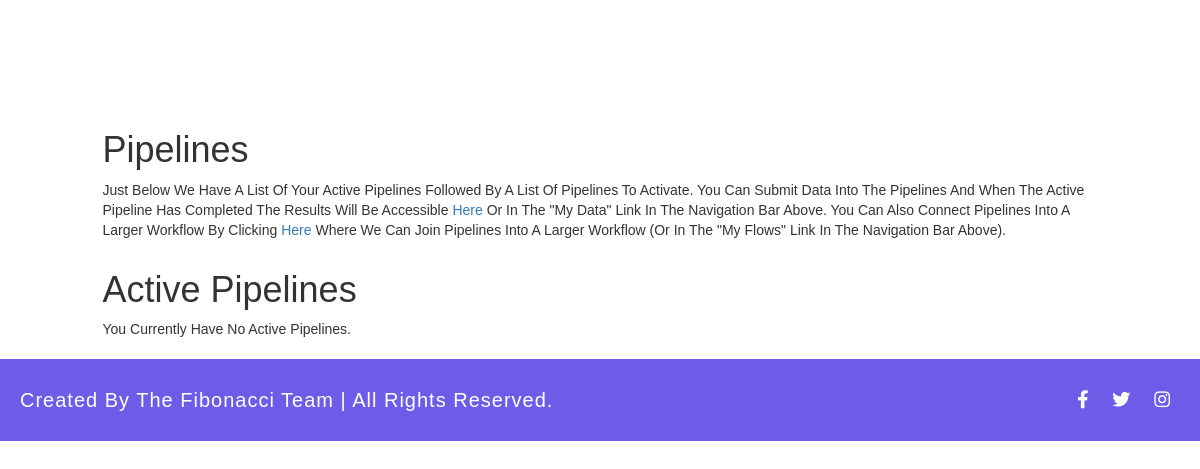
The app's page /pipelines/, older data.
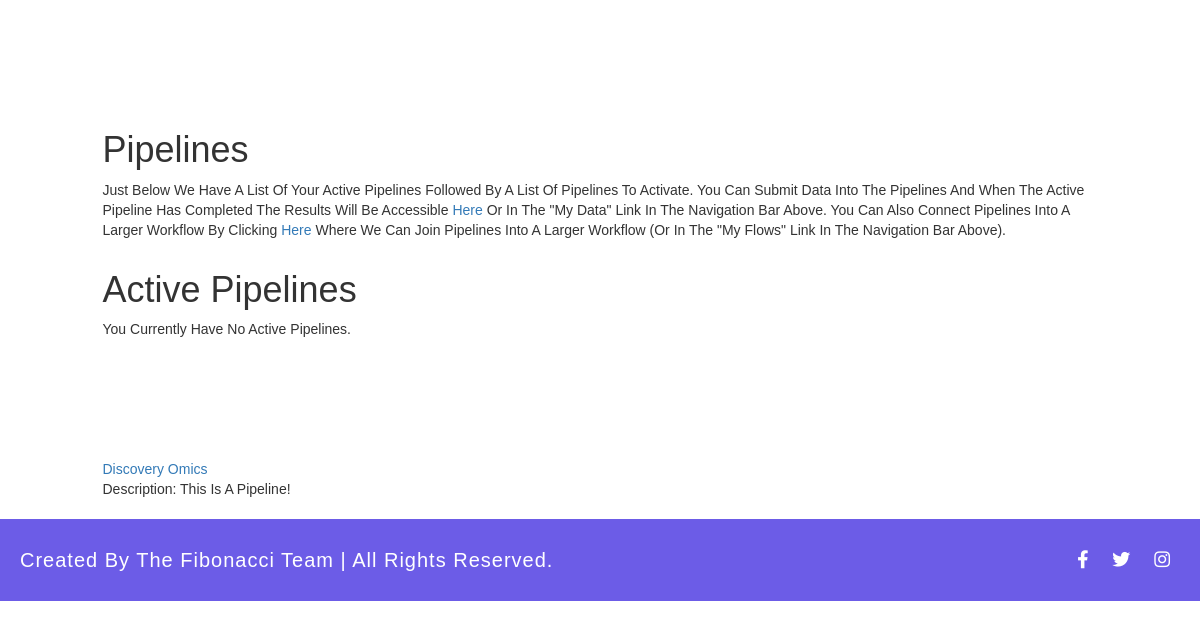
The same page, newer data.
### pipelines/models.py (models this page shows)
class Pipeline(models.Model):
	title = models.CharField(max_length=20)
	inputs = models.CharField(default="", max_length=150)
	outputs = models.CharField(default="", max_length=150)
	algorithms = models.CharField(default="", max_length=200)

### pipelines/views.py (the view)
# urls.py: path('', pipeline_list_view, name='pipeline_list_view'),
def pipeline_list_view(request):
    queryset = Pipeline.objects.all() # List of pipelines
    context = {
        "object_list": queryset
    }
    return render(request, "pipelines/pipeline_list.html", context)

### pipelines/templates/pipelines/pipeline_list.html
{% extends 'base.html' %}
{% block content %}
<section id="pipelines" class="pipelines">
<div class="row pipeline-header">
    <div class="col-xl-1 col-lg-1 col-md-1 col-sm-1 col-xs-1"></div>
    <div class="col-xl-10 col-lg-10 col-md-10 col-sm-10 col-xs-10 pipeline-list">
    <h1>Pipelines</h1>
    <p>Just below we have a list of your active pipelines followed by a list of pipelines to activate. You can submit data into the pipelines and when the active pipeline has completed the results will be accessible <a href="#">here</a> or in the "My Data" link in the navigation bar above. You can also connect pipelines into a larger workflow by clicking <a href="#">here</a> where we can join pipelines into a larger workflow (or in the "My Flows" link in the navigation bar above).</p>
    </div>
    <div class="col-xl-1 col-lg-1 col-md-1 col-sm-1 col-xs-1"></div>
</div>
<div class="row active-pipeline-collection">
    <div class="col-xl-1 col-lg-1 col-md-1 col-sm-1 col-xs-1"></div>
    <div class="col-xl-10 col-lg-10 col-md-10 col-sm-10 col-xs-10 pipeline-list">
    <h1>Active Pipelines</h1>
    <p>You currently have no active pipelines.</p>
    </div>
    <div class="col-xl-1 col-lg-1 col-md-1 col-sm-1 col-xs-1"></div>
</div>
<div class="pipeline-collection">
{% for pipeline in object_list %}
    {% if forloop.counter0|divisibleby:"2" %}
    <div class="row pipelines">
        <div class="col-xl-1 col-lg-1 col-md-1 col-sm-1 col-xs-1"></div>
    {% endif %}
    <div class="col-xl-4 col-lg-4 col-md-4 col-sm-4 col-xs-4 pipeline-container">
        <a href="{% url 'pipelines:pipeline_detail_view' pipeline.id %}">{{ pipeline.title }}</a>
        <p>Description: This is a pipeline!</p>
    </div>
    {% if forloop.counter|divisibleby:"2" %}
    <div class="col-xl-1 col-lg-1 col-md-1 col-sm-1 col-xs-1"></div>
    </div>
    {% else %}
    <div class="col-xl-2 col-lg-2 col-md-2 col-sm-2 col-xs-2"></div>
    {% endif %}
{% endfor %}
{% if not object_list|length|divisibleby:"2" %}
</div>
</div>
</section>
{% endif %}
{% endblock %}

### templates/base.html (shortened to what this page needs)
{% load static %}
<!doctype html>
<html lang="en">
  <head>
    <link rel="stylesheet" href="https://maxcdn.bootstrapcdn.com/bootstrap/3.4.1/css/bootstrap.min.css">
    <link rel="stylesheet" href="https://cdnjs.cloudflare.com/ajax/libs/font-awesome/5.15.1/css/all.min.css">
    <link rel="stylesheet" href="{% static 'css/styles.css' %}">
    <link href="https://unpkg.com/boxicons@2.0.9/css/boxicons.min.css" rel="stylesheet">
  </head>
  <body onresize="{% if 'pipelines' in request.path and 'execute' in request.path %}resize_graph(){% endif %}" onload="{% if 'pipelines' in request.path and 'execute' in request.path %}load_pipeline_tree(true){% endif %}">
    <header class="header">
        <a href="{% url 'home_page_view' %}" class="fibonacci">fibonacci</a>
        <nav class="navbar">
            <ul class="nav-items">
                {% if user.is_authenticated %}
                    <li><a href="{% url 'pipelines:pipeline_list_view' %}">Pipelines</a></li>
                    <li><a href="{% url 'logout_page_view' %}">Logout</a></li>
                {% else %}
                    <li><a href="{% url 'login_page_view' %}">Login</a></li>
                    <li><a href="{% url 'register_page_view' %}">Register</a></li>
                {% endif %}
            </ul>
        </nav>
    </header>
    {% block content %}{% endblock %}
    <section class="footer">
        <h1 class="footer-text">Created by the Fibonacci team | All rights reserved.</h1>
        <div class="icons">
            <a href="#" class="fab fa-facebook-f"></a>
            <a href="#" class="fab fa-twitter"></a>
            <a href="#" class="fab fa-instagram"></a>
        </div>
    </section>
  </body>
</html>

### static/css/styles.css (style rules this page uses)
:root { --color: #6C5CE7; }
* { font-family: 'Poppins', sans-serif; margin: 0; padding: 0; box-sizing: border-box; text-transform: capitalize; transition: all .2s linear; text-decoration: none; }
html { font-size: 62.5%; }
body { overflow-x: hidden; }
.header { display: flex; align-items: center; justify-content: space-between; width: 100%; padding: 1rem 2rem; position: fixed; top: 0; left: 0; z-index: 100; }
.header .fibonacci { font-size: 2.5rem; color: #fff; padding-left: 15px; }
.header .navbar ul { list-style-type: none; display: flex; align-items: center; justify-content: space-around; padding-right: 15px; }
.header .navbar ul li { margin: 0 1.5rem; padding-top: 30px; padding-right: 7px; }
.header .navbar ul li a { font-size: 2rem; color: #fff; }
.pipelines { padding-top: 110px; }
.footer { width: 100%; display: flex; align-items: center; justify-content: space-between; padding: 1rem 2rem; margin-top: 1rem; background: var(--color); }
.footer .footer-text { color: #fff; letter-spacing: .1rem; font-weight: 400; font-size: 20px; padding-bottom: 10px; }
.footer .icons a { color: #fff; font-size: 1.8rem; padding: 0 1rem; }

Row changes from the older to the newer data that the page shows:
added Pipeline: title "Discovery Omics"
